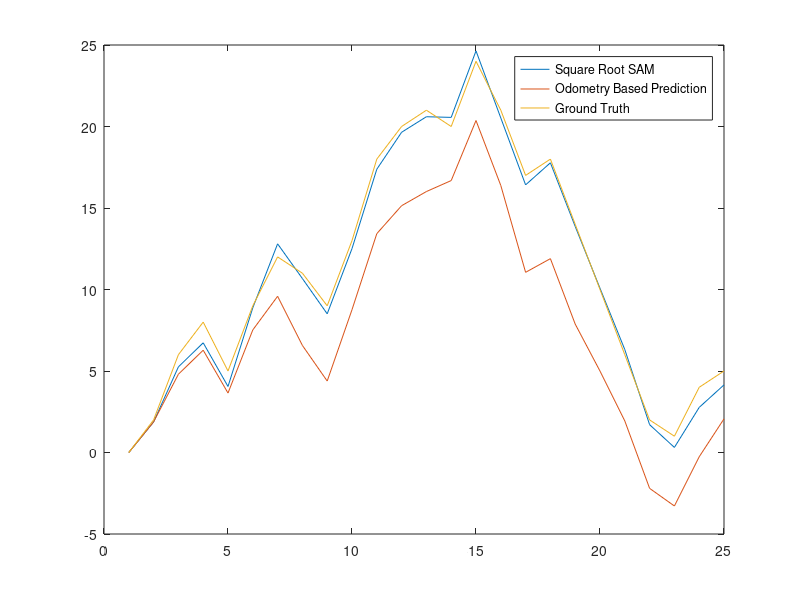

The MATLAB source for this figure:
clear; close all;

gt = [0,2,6,8,5, 9,12,11,9,13, 18,20,21,20,24, 21,17,18,14,10, 6,2,1,4,5];

x = [-1.80952e-05
     1.87799
     5.25428
     6.72888
     4.05159
     8.88036
     12.8019
     10.6723
     8.50813
     12.5101
     17.3789
      19.646
     20.5991
     20.5596
     24.6387
     20.5224
     16.4189
     17.7732
      13.868
     10.0749
      6.3136
     1.70738
    0.311531
     2.76719
     4.14803];
 
 xpred = [0
  1.87803
  4.80285
  6.27621
  3.64793
  7.52009
  9.58425
  6.56896
  4.38428
  8.76119
   13.426
  15.1408
  16.0098
   16.683
  20.3678
  16.3796
  11.0541
  11.8922
  7.87803
  4.99477
  1.93578
 -2.19907
 -3.28151
-0.262667
  2.06502];
 
 
 plot(x);
 hold on;
 plot(xpred);
 plot(gt');
 legend('Square Root SAM', 'Odometry Based Prediction', 'Ground Truth');
 

 